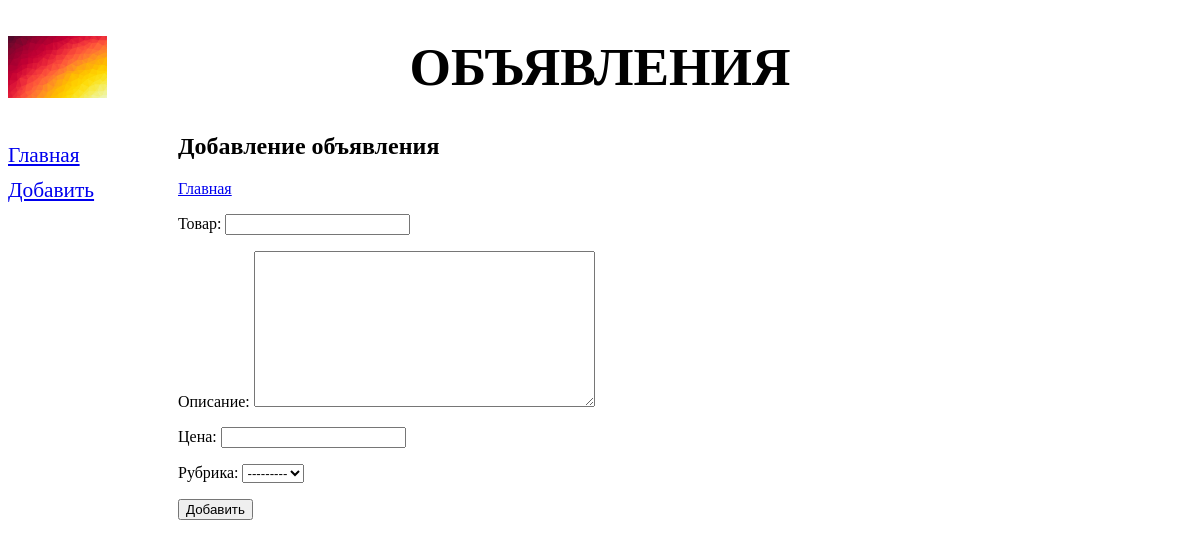
Before: /bboard/add/ with the older database file.
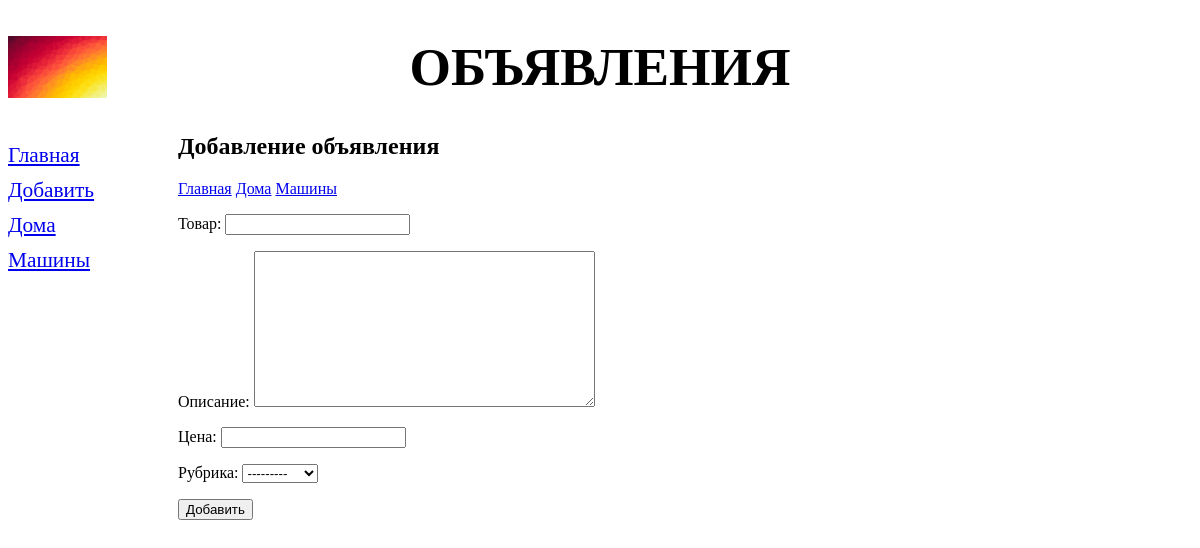
After: the same page with the newer database file.
### bboard/models.py (models this page shows)
class Rubric(models.Model):
    name = models.CharField(max_length=20, db_index=True, verbose_name='Название')
    def __str__(self):
        return self.name
    class Meta:
        verbose_name_plural = 'Рубрики'
        verbose_name = 'Рубрика'
        ordering = ['name']

### bboard/views.py (the view)
# urls.py: path('add/', BbCreateView.as_view(), name='add'),
class BbCreateView(CreateView):
    template_name = 'bboard/create.html'
    form_class = Bbform
    success_url = reverse_lazy('index')
    def get_context_data(self, **kwargs):
        context = super().get_context_data(**kwargs)
        context['rubrics'] = Rubric.objects.all()
        return context

### bboard/forms.py
class Bbform(ModelForm):
    class Meta:
        model = Bb
        fields = ('title', 'content', 'price', 'rubric')

### bboard/templates/bboard/create.html (shortened to what this page needs)
<!DOCTYPE html>
<html>
    <head>
            {% extends "layout/basic.html" %}
        {% block content %}
        <h1>Добавление объявления</h1>
        <div>
            <a href="{% url 'index' %}">Главная</a>
            {% for rubric in rubrics %}
            <a href="{% url 'by_rubric' rubric.pk %}">{{ rubric.name }}</a>
            {% endfor %}
        </div>
        <form method="post">
            {{ form.as_p }}
            <input type="submit" value="Добавить">
        </form>
        {% endblock %}

### bboard/templates/layout/basic.html (shortened to what this page needs)
{% load static %}
<!DOCTYPE html>
<html>
    <head>
        <link rel="stylesheet" type="text/css"
              href="{% static 'bboard/style.css' %}">
    </head>
    <body>
        <header>
            <h1>Объявления</h1>
        </header>
        <nav>
            <a href="{% url 'index' %}">Главная</a>
            <a href="{% url 'add' %}">Добавить</a>
            {% for rubric in rubrics %}
            <a href="{% url 'by_rubric' rubric.pk %}">{{ rubric.name }}</a>
            {% endfor %}
        </nav>
        <section>
        {% block content %}
        {% endblock %}
        </section>
    </body>
</html>

Changed rows visible on the page:
added Rubric: name "Дома"
added Rubric: name "Машины"
